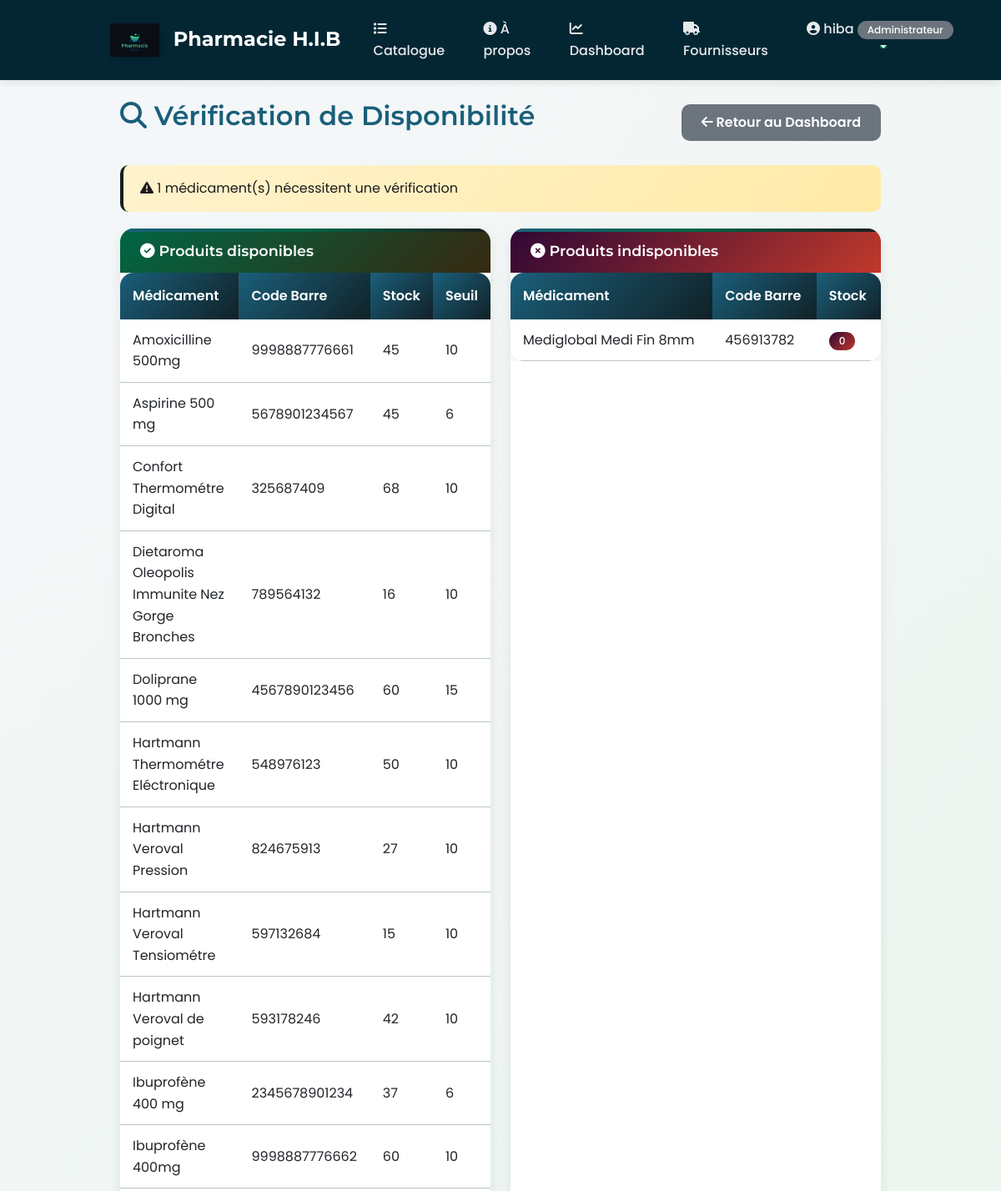
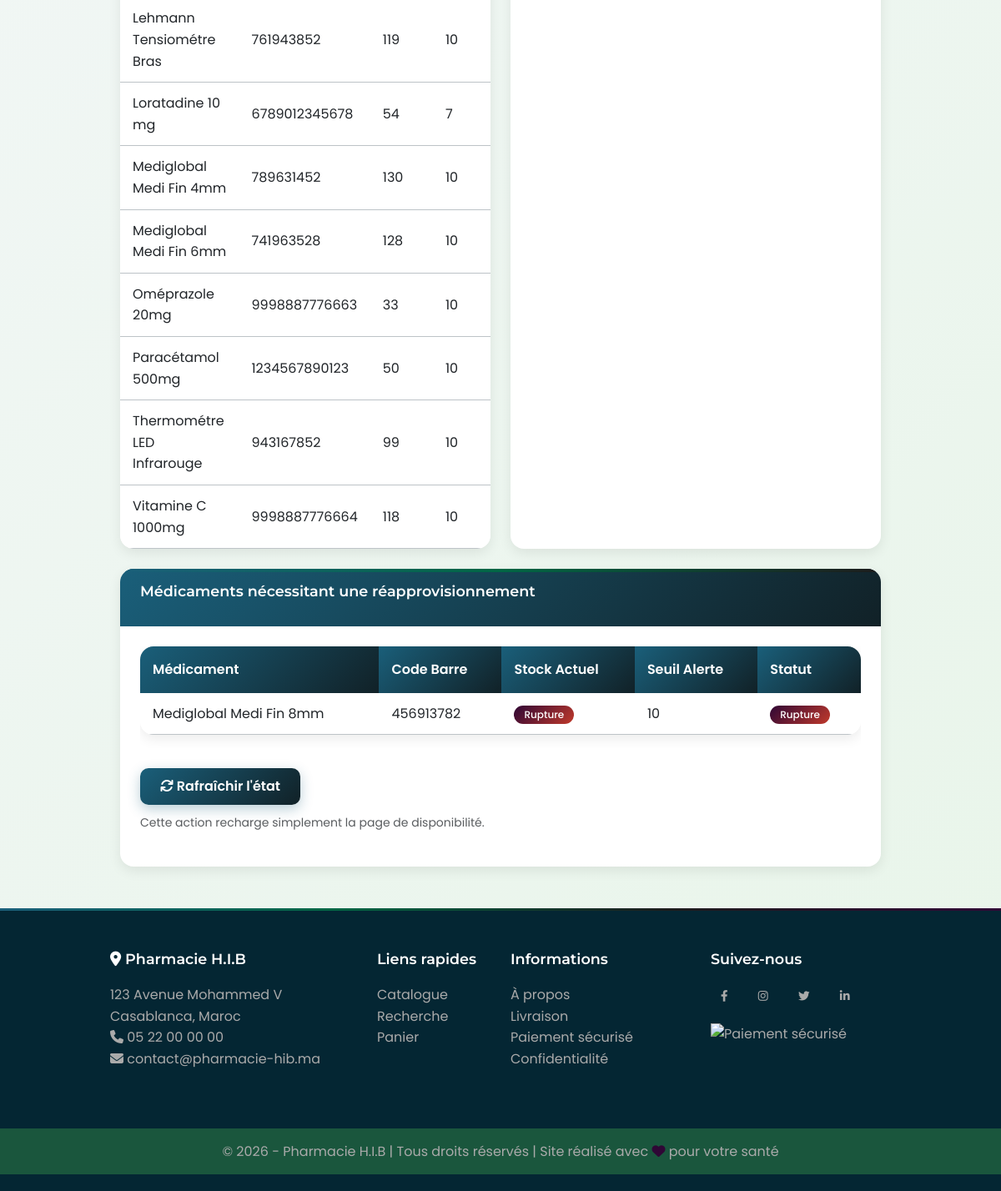
The app's page /verifier-disponibilite/ (signed in) with its own data (2 pictures, top to bottom).
### users/models.py (models this page shows, shortened)
class Profile(models.Model):
    ROLE_CHOICES = [
        ('client', 'Client'),
        ('pharmacien', 'Pharmacien'),
        ('admin', 'Administrateur'),
    ]
    user = models.OneToOneField(User, on_delete=models.CASCADE)
    role = models.CharField(max_length=20, choices=ROLE_CHOICES, default='client')
    telephone = models.CharField(max_length=20, blank=True)
    adresse = models.TextField(blank=True)

### stock/models.py (models this page shows, shortened)
class Medicament(models.Model):
    code_barre = models.CharField(max_length=50, unique=True, verbose_name="Code barre")
    nom = models.CharField(max_length=200, verbose_name="Nom du médicament")
    description = models.TextField(blank=True, verbose_name="Description")
    dosage = models.CharField(max_length=100, blank=True, verbose_name="Dosage (ex: 500mg)")
    forme = models.CharField(max_length=100, blank=True, verbose_name="Forme (comprimé, sirop, etc.)")
    prix_achat = models.DecimalField(max_digits=10, decimal_places=2, verbose_name="Prix d'achat")
    prix_vente = models.DecimalField(max_digits=10, decimal_places=2, verbose_name="Prix de vente")
    quantite_stock = models.IntegerField(default=0, verbose_name="Quantité en stock")
    seuil_alerte = models.IntegerField(default=10, verbose_name="Seuil d'alerte")
    image = models.ImageField(upload_to='medicaments/', null=True, blank=True, verbose_name="Image")
    date_expiration = models.DateField(verbose_name="Date d'expiration")
    date_ajout = models.DateTimeField(auto_now_add=True, verbose_name="Date d'ajout")
    class Meta:
        verbose_name = "Médicament"
        verbose_name_plural = "Médicaments"
        ordering = ['nom']

### stock/views.py (the view)
# urls.py: path('verifier-disponibilite/', views.verifier_disponibilite, name='verifier_disponibilite'),
@login_required
def verifier_disponibilite(request):
    if request.user.profile.role != 'admin':
        messages.error(request, '❌ Accès réservé aux administrateurs')
        return redirect('dashboard:index')
    if request.method == 'POST':
        messages.warning(request, 'Aucun fournisseur lié aux médicaments dans le modèle actuel. Aucune email n\'a été envoyée.')
        return redirect('stock:verifier_disponibilite')
    medicaments_disponibles = Medicament.objects.filter(quantite_stock__gt=0).order_by('nom')
    medicaments_indisponibles = Medicament.objects.filter(quantite_stock=0).order_by('nom')
    medicaments_problematiques = Medicament.objects.filter(
        models.Q(quantite_stock=0) | models.Q(quantite_stock__lte=models.F('seuil_alerte'))
    )
    context = {
        'medicaments_disponibles': medicaments_disponibles,
        'medicaments_indisponibles': medicaments_indisponibles,
        'medicaments_problematiques': medicaments_problematiques,
        'total_problemes': medicaments_problematiques.count(),
    }
    return render(request, 'stock/verifier_disponibilite.html', context)

### stock/templates/stock/verifier_disponibilite.html (shortened to what this page needs)
{% extends 'base.html' %}
{% block content %}
<div class="container">
    <div class="d-flex justify-content-between align-items-center mb-4">
        <h2><i class="fas fa-search"></i> Vérification de Disponibilité</h2>
        <a href="{% url 'dashboard:index' %}" class="btn btn-secondary">
            <i class="fas fa-arrow-left"></i> Retour au Dashboard
        </a>
    </div>
    {% if total_problemes == 0 %}
        <div class="alert alert-success">
            <i class="fas fa-check-circle"></i> Tous les médicaments sont disponibles en stock !
        </div>
    {% else %}
        <div class="alert alert-warning">
            <i class="fas fa-exclamation-triangle"></i> {{ total_problemes }} médicament(s) nécessitent une vérification
        </div>
    {% endif %}
    <div class="row">
        <div class="col-lg-6 mb-4">
            <div class="card h-100">
                <div class="card-header bg-success text-white">
                    <h5 class="mb-0"><i class="fas fa-check-circle"></i> Produits disponibles</h5>
                </div>
                <div class="card-body p-0">
                    {% if medicaments_disponibles %}
                        <div class="table-responsive">
                            <table class="table mb-0">
                                <thead>
                                    <tr>
                                        <th>Médicament</th>
                                        <th>Code Barre</th>
                                        <th>Stock</th>
                                        <th>Seuil</th>
                                    </tr>
                                </thead>
                                <tbody>
                                    {% for med in medicaments_disponibles %}
                                    <tr>
                                        <td>{{ med.nom }}</td>
                                        <td>{{ med.code_barre }}</td>
                                        <td>{{ med.quantite_stock }}</td>
                                        <td>{{ med.seuil_alerte }}</td>
                                    </tr>
                                    {% endfor %}
                                </tbody>
                            </table>
                        </div>
                    {% else %}
                        <div class="p-4 text-center text-muted">
                            Aucun produit disponible.
                        </div>
                    {% endif %}
                </div>
            </div>
        </div>
        <div class="col-lg-6 mb-4">
            <div class="card h-100">
                <div class="card-header bg-danger text-white">
                    <h5 class="mb-0"><i class="fas fa-times-circle"></i> Produits indisponibles</h5>
                </div>
                <div class="card-body p-0">
                    {% if medicaments_indisponibles %}
                        <div class="table-responsive">
                            <table class="table mb-0">
                                <thead>
                                    <tr>
                                        <th>Médicament</th>
                                        <th>Code Barre</th>
                                        <th>Stock</th>
                                    </tr>
                                </thead>
                                <tbody>
                                    {% for med in medicaments_indisponibles %}
                                    <tr>
                                        <td>{{ med.nom }}</td>
                                        <td>{{ med.code_barre }}</td>
                                        <td>
                                            <span class="badge bg-danger">{{ med.quantite_stock }}</span>
                                        </td>
                                    </tr>
                                    {% endfor %}
                                </tbody>
                            </table>
                        </div>
                    {% else %}
                        <div class="p-4 text-center text-muted">
                            Aucun produit indisponible.
                        </div>
                    {% endif %}
                </div>
            </div>
        </div>
    </div>
    <div class="card">
        <div class="card-header">
            <h5>Médicaments nécessitant une réapprovisionnement</h5>
        </div>
        <div class="card-body">
            {% if medicaments_problematiques %}
                <div class="table-responsive">
                    <table class="table">
                        <thead>
                            <tr>
                                <th>Médicament</th>
                                <th>Code Barre</th>
                                <th>Stock Actuel</th>
                                <th>Seuil Alerte</th>
                                <th>Statut</th>
                            </tr>
                        </thead>
                        <tbody>
                            {% for med in medicaments_problematiques %}
                            <tr>
                                <td>{{ med.nom }}</td>
                                <td>{{ med.code_barre }}</td>
                                <td>
                                    {% if med.quantite_stock == 0 %}
                                        <span class="badge bg-danger">Rupture</span>
                                    {% else %}
                                        <span class="badge bg-warning">{{ med.quantite_stock }}</span>
                                    {% endif %}
                                </td>
                                <td>{{ med.seuil_alerte }}</td>
                                <td>
                                    {% if med.quantite_stock == 0 %}
                                        <span class="badge bg-danger">Rupture</span>
                                    {% else %}
                                        <span class="badge bg-warning">Critique</span>
                                    {% endif %}
                                </td>
                            </tr>
                            {% endfor %}
                        </tbody>
                    </table>
                </div>
                <div class="mt-4">
                    <form method="post">
                        <button type="submit" class="btn btn-primary">
                            <i class="fas fa-sync"></i> Rafraîchir l'état
                        </button>
                        <p class="text-muted mt-2">
                            <small>Cette action recharge simplement la page de disponibilité.</small>
                        </p>
                    </form>
                </div>
            {% else %}
                <p class="text-muted">Aucun médicament ne nécessite de réapprovisionnement.</p>
            {% endif %}
        </div>
    </div>
</div>
{% endblock %}

### templates/base.html (shortened to what this page needs)
<!DOCTYPE html>
<html lang="fr">
<head>
    <link href="https://cdn.jsdelivr.net/npm/bootstrap@5.3.0/dist/css/bootstrap.min.css" rel="stylesheet">
    <link rel="stylesheet" href="https://cdnjs.cloudflare.com/ajax/libs/font-awesome/6.4.0/css/all.min.css">
    {% load static %}
    <link rel="stylesheet" href="{% static 'css/style.css' %}">
</head>
<body>
    <nav class="navbar navbar-expand-lg navbar-dark bg-pharmacy sticky-top">
        <div class="container">
            <a class="navbar-brand" href="{% url 'stock:liste_medicaments' %}">
                <img src="{% static 'images/image.png' %}" alt="H.I.B">
                Pharmacie H.I.B
            </a>
            <div class="collapse navbar-collapse" id="navbarNav">
                <ul class="navbar-nav ms-auto">
                    <li class="nav-item">
                        <a class="nav-link" href="{% url 'stock:liste_medicaments' %}">
                            <i class="fas fa-list"></i> Catalogue
                        </a>
                    </li>
                    <li class="nav-item">
                        <a class="nav-link" href="{% url 'stock:about' %}">
                            <i class="fas fa-info-circle"></i> À propos
                        </a>
                    </li>
                    {% if user.is_authenticated %}
                        {% if user.profile.role == 'admin' %}
                            <li class="nav-item">
                                <a class="nav-link" href="{% url 'dashboard:index' %}">
                                    <i class="fas fa-chart-line"></i> Dashboard
                                </a>
                            </li>
                            <li class="nav-item">
                                <a class="nav-link" href="{% url 'stock:liste_fournisseurs' %}">
                                    <i class="fas fa-truck"></i> Fournisseurs
                                </a>
                            </li>
                        {% endif %}
                        <li class="nav-item dropdown">
                            <a class="nav-link dropdown-toggle" href="#" data-bs-toggle="dropdown">
                                <i class="fas fa-user-circle"></i> {{ user.username }}
                                <span class="badge bg-secondary">{{ user.profile.get_role_display }}</span>
                            </a>
                        </li>
                    {% endif %}
                </ul>
            </div>
        </div>
    </nav>
    <main class="container mt-4">
        {% block content %}
        {% endblock %}
    </main>
    <footer class="footer">
        <div class="container">
            <div class="row">
                <div class="col-md-4 mb-4">
                    <h5><i class="fas fa-map-marker-alt"></i> Pharmacie H.I.B</h5>
                    <p>123 Avenue Mohammed V<br>
                    Casablanca, Maroc<br>
                    <i class="fas fa-phone"></i> 05 22 00 00 00<br>
                    <i class="fas fa-envelope"></i> contact@pharmacie-hib.ma</p>
                </div>
                <div class="col-md-2 mb-4">
                    <h5>Liens rapides</h5>
                    <ul class="list-unstyled">
                        <li><a href="{% url 'stock:liste_medicaments' %}">Catalogue</a></li>
                        <li><a href="{% url 'stock:recherche' %}">Recherche</a></li>
                        <li><a href="{% url 'ventes:panier' %}">Panier</a></li>
                    </ul>
                </div>
                <div class="col-md-3 mb-4">
                    <h5>Informations</h5>
                    <ul class="list-unstyled">
                        <li><a href="#">À propos</a></li>
                        <li><a href="#">Livraison</a></li>
                        <li><a href="#">Paiement sécurisé</a></li>
                        <li><a href="#">Confidentialité</a></li>
                    </ul>
                </div>
                <div class="col-md-3 mb-4">
                    <h5>Suivez-nous</h5>
                    <div class="social-links">
                        <a href="#" class="btn btn-outline-light btn-sm me-2"><i class="fab fa-facebook-f"></i></a>
                        <a href="#" class="btn btn-outline-light btn-sm me-2"><i class="fab fa-instagram"></i></a>
                        <a href="#" class="btn btn-outline-light btn-sm me-2"><i class="fab fa-twitter"></i></a>
                        <a href="#" class="btn btn-outline-light btn-sm"><i class="fab fa-linkedin-in"></i></a>
                    </div>
                    <div class="mt-3">
                        <img src="{% static 'images/paiement.png' %}" alt="Paiement sécurisé" style="height: 40px;" class="img-fluid">
                    </div>
                </div>
            </div>
        </div>
        <div class="footer-bottom">
            <div class="container text-center">
                <p class="mb-0">&copy; 2026 - Pharmacie H.I.B | Tous droits réservés | Site réalisé avec <i class="fas fa-heart text-danger"></i> pour votre santé</p>
            </div>
        </div>
    </footer>
</body>
</html>

### records on screen
Medicament: nom "Amoxicilline 500mg", code_barre "9998887776661", quantite_stock "45", seuil_alerte "10"
Medicament: nom "Aspirine 500 mg", code_barre "5678901234567", quantite_stock "45", seuil_alerte "6"
Medicament: nom "Confort Thermométre Digital", code_barre "325687409", quantite_stock "68", seuil_alerte "10"
Medicament: nom "Dietaroma Oleopolis Immunite Nez Gorge Bronches", code_barre "789564132", quantite_stock "16", seuil_alerte "10"
Medicament: nom "Doliprane 1000 mg", code_barre "4567890123456", quantite_stock "60", seuil_alerte "15"
Medicament: nom "Hartmann Thermométre Eléctronique", code_barre "548976123", quantite_stock "50", seuil_alerte "10"
Medicament: nom "Hartmann Veroval Pression", code_barre "824675913", quantite_stock "27", seuil_alerte "10"
Medicament: nom "Hartmann Veroval Tensiométre", code_barre "597132684", quantite_stock "15", seuil_alerte "10"
Medicament: nom "Hartmann Veroval de poignet", code_barre "593178246", quantite_stock "42", seuil_alerte "10"
Medicament: nom "Ibuprofène 400 mg", code_barre "2345678901234", quantite_stock "37", seuil_alerte "6"
Medicament: nom "Ibuprofène 400mg", code_barre "9998887776662", quantite_stock "60", seuil_alerte "10"
Medicament: nom "Lehmann Tensiométre Bras", code_barre "761943852", quantite_stock "119", seuil_alerte "10"
Medicament: nom "Loratadine 10 mg", code_barre "6789012345678", quantite_stock "54", seuil_alerte "7"
Medicament: nom "Mediglobal Medi Fin 4mm", code_barre "789631452", quantite_stock "130", seuil_alerte "10"
Medicament: nom "Mediglobal Medi Fin 6mm", code_barre "741963528", quantite_stock "128", seuil_alerte "10"
Medicament: nom "Oméprazole 20mg", code_barre "9998887776663", quantite_stock "33", seuil_alerte "10"
Medicament: nom "Paracétamol 500mg", code_barre "1234567890123", quantite_stock "50", seuil_alerte "10"
Medicament: nom "Thermométre LED Infrarouge", code_barre "943167852", quantite_stock "99", seuil_alerte "10"
Medicament: nom "Vitamine C 1000mg", code_barre "9998887776664", quantite_stock "118", seuil_alerte "10"
Medicament: nom "Mediglobal Medi Fin 8mm", code_barre "456913782", quantite_stock "0", shows "Rupture", seuil_alerte "10"

### other values on screen
{{ user.username }} "hiba"
{{ user.profile.get_role_display }} "Administrateur"
{{ total_problemes }} "1"
